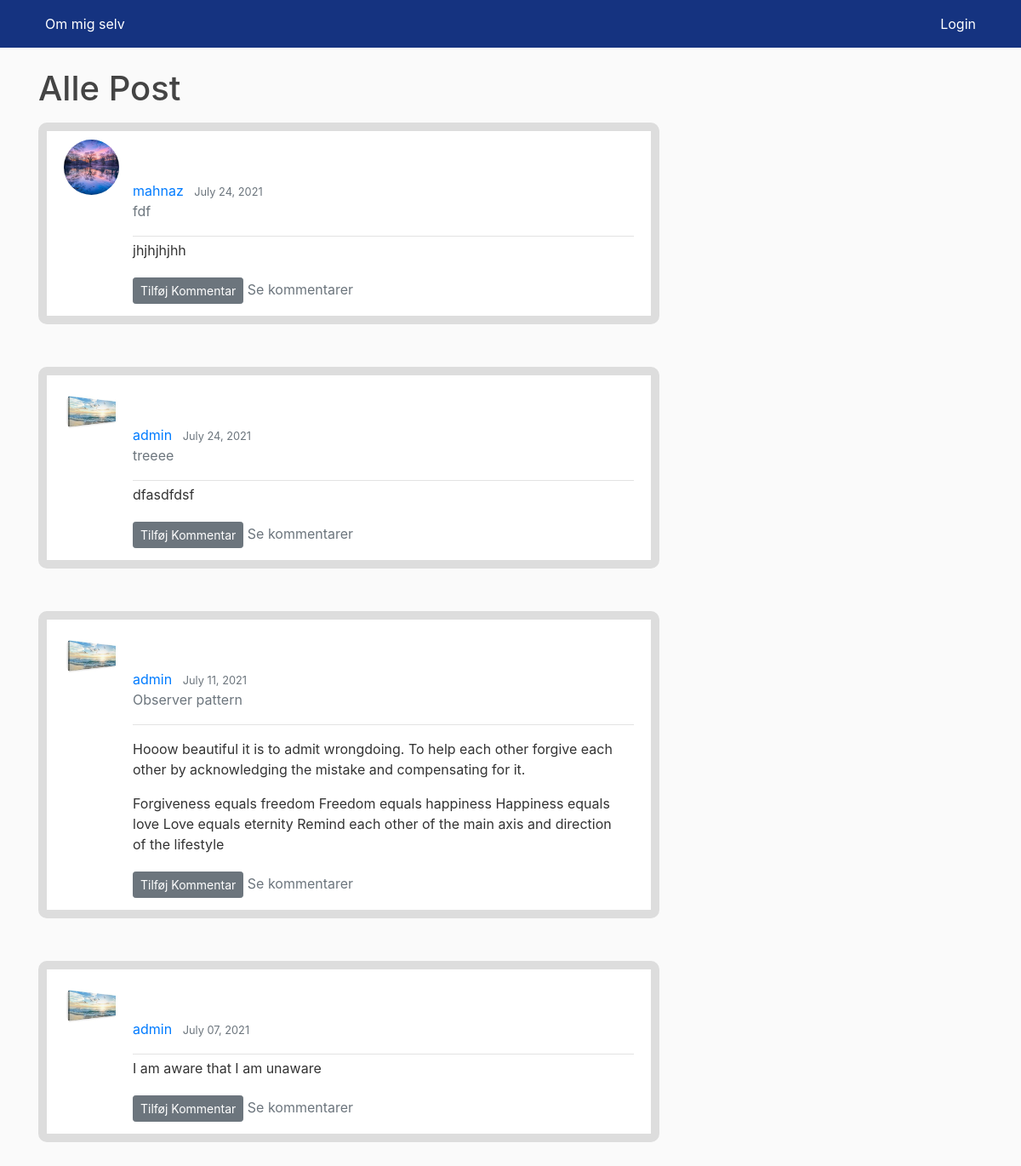
The page /blog/ on the database as committed earlier.
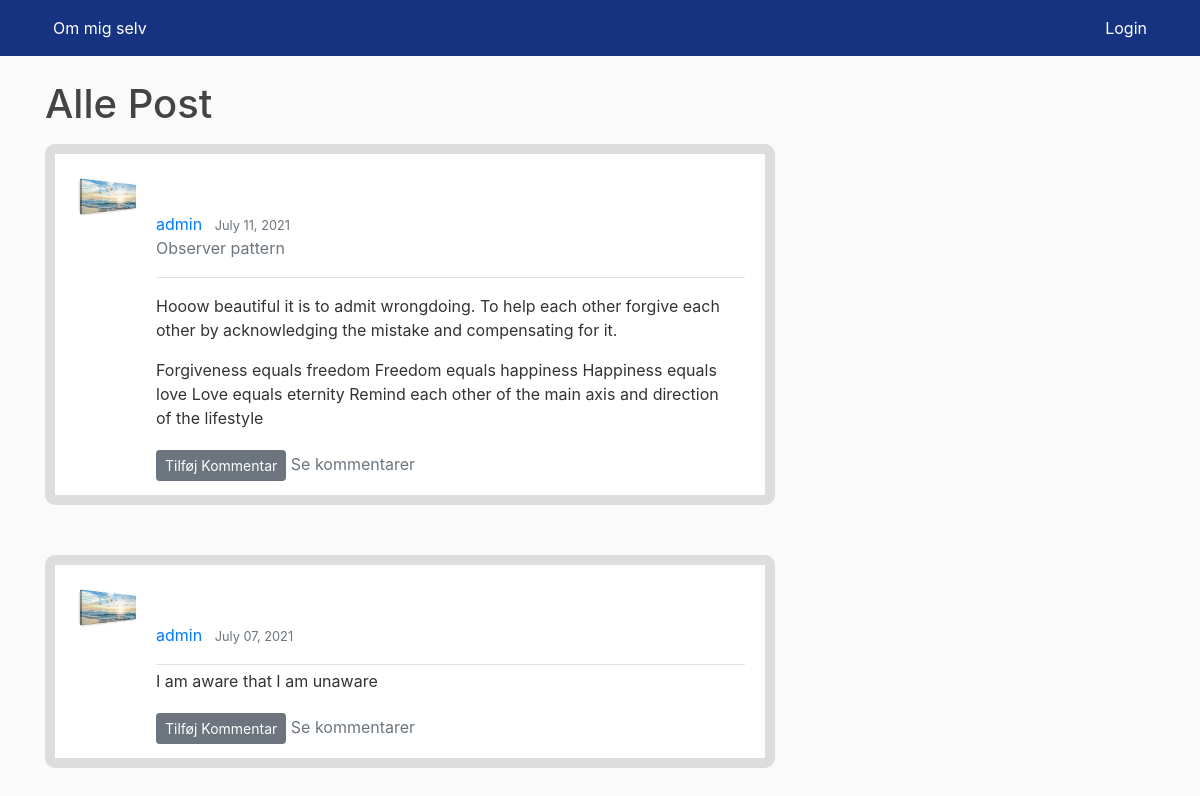
The same page on the database as committed later.
### blog/models.py (models this page shows, shortened)
class Post(models.Model):
    title = models.CharField(max_length=100, blank=True)
    content = models.TextField()
    date_posted = models.DateTimeField(default=timezone.now)  # Finde tid som en post bliver gemt
    author = models.ForeignKey(User, on_delete=models.CASCADE)  # Post bliver forbundet med user med foreignkey.

### person/models.py (models this page shows, shortened)
class Profile(models.Model):
    user = models.OneToOneField(User, on_delete=models.CASCADE)  # cascade er hvis user bliver slettet
    image = models.ImageField(default='default.jpg', upload_to='profile_pics')

### blog/views.py (the view)
# urls.py: path('', PostListView.as_view(), name='blog-home'),
class PostListView(ListView):
    model = Post
    template_name = 'blog/blog.html'  # <app>/<model>_<viewtype>.html
    context_object_name = 'posts'
    ordering = ['-date_posted']  # med - vil nyeste post vil stå først
    paginate_by = config.settings.PAGINATION_COUNT

### blog/templates/blog/blog.html (shortened to what this page needs)
{% extends "blog/base.html" %}
{% block content %}
    <h1 class="mb-3">Alle Post</h1>
    {% for post in posts %}
        <post class="media content-section">
            <img class="rounded-circle article-img" src="{{ post.author.profile.image.url }}">
              <div class="media-body">
                  <div class="row justify-content-md-center pt-5"></div>
                <div class="article-metadata">
                  <a class="mr-2" href="{% url 'blog:user-posts' post.author.username %}">
                      {{ post.author.username }} </a>
                  <small class="text-muted">{{ post.date_posted|date:"F d, Y" }}</small>
                    <p class="text-muted">{{ post.title }}</p>
                </div>
                 <div class="mr-2" ><p class="article-content">{{ post.content|safe }}</p></div>
                 <div>
                      <a class="btn btn-secondary btn-sm mt-1 mb-1" href="{% url 'blog:comment-new' post.id %}">Tilføj Kommentar</a>
                     <h10><a class="text-muted"  href="{% url 'blog:post-comments' post.id %}" > Se kommentarer </a></h10>
                 </div>
              </div>
        </post>
    {% endfor %}
{% endblock content %}

Rows that differ between the two databases and show on the page:
removed Post: author.profile.image (placeholder picture), author.username "mahnaz", date_posted "July 24, 2021", title "fdf", content "jhjhjhjhh"
removed Post: author.profile.image (picture), author.username "admin", date_posted "July 24, 2021", title "treeee", content "dfasdfdsf"
